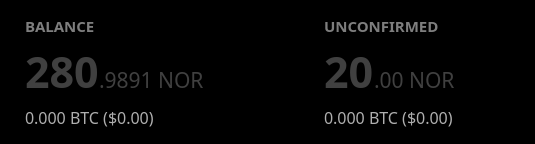
           <widget class="QFrame" name="balance_frame">
            <property name="enabled">
             <bool>true</bool>
            </property>
            <property name="palette">
             <palette>
              <active>
               <colorrole role="Button">
                <brush brushstyle="SolidPattern">
                 <color alpha="255">
                  <red>0</red>
                  <green>0</green>
                  <blue>0</blue>
                 </color>
                </brush>
               </colorrole>
               <colorrole role="Base">
                <brush brushstyle="SolidPattern">
                 <color alpha="255">
                  <red>0</red>
                  <green>0</green>
                  <blue>0</blue>
                 </color>
                </brush>
               </colorrole>
               <colorrole role="Window">
                <brush brushstyle="SolidPattern">
                 <color alpha="255">
                  <red>0</red>
                  <green>0</green>
                  <blue>0</blue>
                 </color>
                </brush>
               </colorrole>
              </active>
              <inactive>
               <colorrole role="Button">
                <brush brushstyle="SolidPattern">
                 <color alpha="255">
                  <red>0</red>
                  <green>0</green>
                  <blue>0</blue>
                 </color>
                </brush>
               </colorrole>
               <colorrole role="Base">
                <brush brushstyle="SolidPattern">
                 <color alpha="255">
                  <red>0</red>
                  <green>0</green>
                  <blue>0</blue>
                 </color>
                </brush>
               </colorrole>
               <colorrole role="Window">
                <brush brushstyle="SolidPattern">
                 <color alpha="255">
                  <red>0</red>
                  <green>0</green>
                  <blue>0</blue>
                 </color>
                </brush>
               </colorrole>
              </inactive>
              <disabled>
               <colorrole role="Button">
                <brush brushstyle="SolidPattern">
                 <color alpha="255">
                  <red>0</red>
                  <green>0</green>
                  <blue>0</blue>
                 </color>
                </brush>
               </colorrole>
               <colorrole role="Base">
                <brush brushstyle="SolidPattern">
                 <color alpha="255">
                  <red>0</red>
                  <green>0</green>
                  <blue>0</blue>
                 </color>
                </brush>
               </colorrole>
               <colorrole role="Window">
                <brush brushstyle="SolidPattern">
                 <color alpha="255">
                  <red>0</red>
                  <green>0</green>
                  <blue>0</blue>
                 </color>
                </brush>
               </colorrole>
              </disabled>
             </palette>
            </property>
            <property name="contextMenuPolicy">
             <enum>Qt::DefaultContextMenu</enum>
            </property>
            <property name="styleSheet">
             <string notr="true">background-color: rgb(0, 0, 0);
border:0;</string>
            </property>
            <property name="frameShape">
             <enum>QFrame::StyledPanel</enum>
            </property>
            <property name="frameShadow">
             <enum>QFrame::Plain</enum>
            </property>
            <property name="lineWidth">
             <number>1</number>
            </property>
            <layout class="QGridLayout" name="gridLayout">
             <property name="sizeConstraint">
              <enum>QLayout::SetDefaultConstraint</enum>
             </property>
             <property name="leftMargin">
              <number>25</number>
             </property>
             <property name="topMargin">
              <number>15</number>
             </property>
             <property name="rightMargin">
              <number>0</number>
             </property>
             <property name="bottomMargin">
              <number>15</number>
             </property>
             <property name="horizontalSpacing">
              <number>80</number>
             </property>
             <property name="verticalSpacing">
              <number>5</number>
             </property>
             <item row="1" column="0">
              <layout class="QHBoxLayout" name="horizontalLayout_7">
               <property name="spacing">
                <number>0</number>
               </property>
               <property name="topMargin">
                <number>0</number>
               </property>
               <item>
                <widget class="QLabel" name="labelBalance">
                 <property name="sizePolicy">
                  <sizepolicy hsizetype="Preferred" vsizetype="Preferred">
                   <horstretch>0</horstretch>
                   <verstretch>0</verstretch>
                  </sizepolicy>
                 </property>
                 <property name="font">
                  <font>
                   <family>NoirBold</family>
                   <pointsize>32</pointsize>
                   <weight>75</weight>
                   <italic>false</italic>
                   <bold>true</bold>
                  </font>
                 </property>
                 <property name="cursor">
                  <cursorShape>IBeamCursor</cursorShape>
                 </property>
                 <property name="toolTip">
                  <string>Your current balance</string>
                 </property>
                 <property name="styleSheet">
                  <string notr="true">color: #404040;</string>
                 </property>
                 <property name="text">
                  <string notr="true">280</string>
                 </property>
                 <property name="alignment">
                  <set>Qt::AlignBottom|Qt::AlignLeading|Qt::AlignLeft</set>
                 </property>
                 <property name="indent">
                  <number>0</number>
                 </property>
                 <property name="textInteractionFlags">
                  <set>Qt::NoTextInteraction</set>
                 </property>
                </widget>
               </item>
               <item>
                <widget class="QLabel" name="labelBalanceDecimal">
                 <property name="font">
                  <font>
                   <family>NoirRegular</family>
                   <pointsize>16</pointsize>
                  </font>
                 </property>
                 <property name="styleSheet">
                  <string notr="true">color: #404040;
padding-bottom:6;</string>
                 </property>
                 <property name="text">
                  <string>.9891 NOR</string>
                 </property>
                 <property name="alignment">
                  <set>Qt::AlignBottom|Qt::AlignLeading|Qt::AlignLeft</set>
                 </property>
                 <property name="indent">
                  <number>0</number>
                 </property>
                </widget>
               </item>
               <item>
                <spacer name="horizontalSpacer_6">
                 <property name="orientation">
                  <enum>Qt::Horizontal</enum>
                 </property>
                 <property name="sizeHint" stdset="0">
                  <size>
                   <width>40</width>
                   <height>20</height>
                  </size>
                 </property>
                </spacer>
               </item>
              </layout>
             </item>
             <item row="0" column="0">
              <widget class="QLabel" name="label">
               <property name="enabled">
                <bool>false</bool>
               </property>
               <property name="sizePolicy">
                <sizepolicy hsizetype="Preferred" vsizetype="Preferred">
                 <horstretch>0</horstretch>
                 <verstretch>0</verstretch>
                </sizepolicy>
               </property>
               <property name="font">
                <font>
                 <family>NoirBold</family>
                 <pointsize>11</pointsize>
                 <weight>75</weight>
                 <bold>true</bold>
                </font>
               </property>
               <property name="styleSheet">
                <string notr="true">color: rgb(126, 126, 126);</string>
               </property>
               <property name="text">
                <string>BALANCE</string>
               </property>
               <property name="textInteractionFlags">
                <set>Qt::NoTextInteraction</set>
               </property>
              </widget>
             </item>
             <item row="0" column="1">
              <widget class="QLabel" name="label_3">
               <property name="enabled">
                <bool>false</bool>
               </property>
               <property name="sizePolicy">
                <sizepolicy hsizetype="Preferred" vsizetype="Preferred">
                 <horstretch>0</horstretch>
                 <verstretch>0</verstretch>
                </sizepolicy>
               </property>
               <property name="font">
                <font>
                 <family>NoirBold</family>
                 <pointsize>11</pointsize>
                 <weight>75</weight>
                 <bold>true</bold>
                </font>
               </property>
               <property name="layoutDirection">
                <enum>Qt::LeftToRight</enum>
               </property>
               <property name="autoFillBackground">
                <bool>false</bool>
               </property>
               <property name="styleSheet">
                <string notr="true">color: rgb(126, 126, 126);</string>
               </property>
               <property name="text">
                <string>UNCONFIRMED</string>
               </property>
               <property name="alignment">
                <set>Qt::AlignLeading|Qt::AlignLeft|Qt::AlignVCenter</set>
               </property>
               <property name="indent">
                <number>-1</number>
               </property>
               <property name="textInteractionFlags">
                <set>Qt::NoTextInteraction</set>
               </property>
              </widget>
             </item>
             <item row="3" column="1">
              <widget class="QLabel" name="labelUnconfirmedUSD">
               <property name="enabled">
                <bool>false</bool>
               </property>
               <property name="font">
                <font>
                 <family>NoirLight</family>
                 <pointsize>12</pointsize>
                 <weight>50</weight>
                 <bold>false</bold>
                </font>
               </property>
               <property name="styleSheet">
                <string notr="true">color: rgb(175, 175, 175);
</string>
               </property>
               <property name="text">
                <string>0.000 BTC ($0.00)</string>
               </property>
               <property name="textInteractionFlags">
                <set>Qt::NoTextInteraction</set>
               </property>
              </widget>
             </item>
             <item row="3" column="0">
              <widget class="QLabel" name="labelBalanceUSD">
               <property name="palette">
                <palette>
                 <active>
                  <colorrole role="WindowText">
                   <brush brushstyle="SolidPattern">
                    <color alpha="255">
                     <red>175</red>
                     <green>175</green>
                     <blue>175</blue>
                    </color>
                   </brush>
                  </colorrole>
                  <colorrole role="Button">
                   <brush brushstyle="SolidPattern">
                    <color alpha="255">
                     <red>0</red>
                     <green>0</green>
                     <blue>0</blue>
                    </color>
                   </brush>
                  </colorrole>
                  <colorrole role="Text">
                   <brush brushstyle="SolidPattern">
                    <color alpha="255">
                     <red>175</red>
                     <green>175</green>
                     <blue>175</blue>
                    </color>
                   </brush>
                  </colorrole>
                  <colorrole role="ButtonText">
                   <brush brushstyle="SolidPattern">
                    <color alpha="255">
                     <red>175</red>
                     <green>175</green>
                     <blue>175</blue>
                    </color>
                   </brush>
                  </colorrole>
                  <colorrole role="Base">
                   <brush brushstyle="SolidPattern">
                    <color alpha="255">
                     <red>0</red>
                     <green>0</green>
                     <blue>0</blue>
                    </color>
                   </brush>
                  </colorrole>
                  <colorrole role="Window">
                   <brush brushstyle="SolidPattern">
                    <color alpha="255">
                     <red>0</red>
                     <green>0</green>
                     <blue>0</blue>
                    </color>
                   </brush>
                  </colorrole>
                 </active>
                 <inactive>
                  <colorrole role="WindowText">
                   <brush brushstyle="SolidPattern">
                    <color alpha="255">
                     <red>175</red>
                     <green>175</green>
                     <blue>175</blue>
                    </color>
                   </brush>
                  </colorrole>
                  <colorrole role="Button">
                   <brush brushstyle="SolidPattern">
                    <color alpha="255">
                     <red>0</red>
                     <green>0</green>
                     <blue>0</blue>
                    </color>
                   </brush>
                  </colorrole>
                  <colorrole role="Text">
                   <brush brushstyle="SolidPattern">
                    <color alpha="255">
                     <red>175</red>
                     <green>175</green>
                     <blue>175</blue>
                    </color>
                   </brush>
                  </colorrole>
                  <colorrole role="ButtonText">
                   <brush brushstyle="SolidPattern">
                    <color alpha="255">
                     <red>175</red>
                     <green>175</green>
                     <blue>175</blue>
                    </color>
                   </brush>
                  </colorrole>
                  <colorrole role="Base">
                   <brush brushstyle="SolidPattern">
                    <color alpha="255">
                     <red>0</red>
                     <green>0</green>
                     <blue>0</blue>
                    </color>
                   </brush>
                  </colorrole>
                  <colorrole role="Window">
                   <brush brushstyle="SolidPattern">
                    <color alpha="255">
                     <red>0</red>
                     <green>0</green>
                     <blue>0</blue>
                    </color>
                   </brush>
                  </colorrole>
                 </inactive>
                 <disabled>
                  <colorrole role="WindowText">
                   <brush brushstyle="SolidPattern">
                    <color alpha="255">
                     <red>175</red>
                     <green>175</green>
                     <blue>175</blue>
                    </color>
                   </brush>
                  </colorrole>
                  <colorrole role="Button">
                   <brush brushstyle="SolidPattern">
                    <color alpha="255">
                     <red>0</red>
                     <green>0</green>
                     <blue>0</blue>
                    </color>
                   </brush>
                  </colorrole>
                  <colorrole role="Text">
                   <brush brushstyle="SolidPattern">
                    <color alpha="255">
                     <red>175</red>
                     <green>175</green>
                     <blue>175</blue>
                    </color>
                   </brush>
                  </colorrole>
                  <colorrole role="ButtonText">
                   <brush brushstyle="SolidPattern">
                    <color alpha="255">
                     <red>175</red>
                     <green>175</green>
                     <blue>175</blue>
                    </color>
                   </brush>
                  </colorrole>
                  <colorrole role="Base">
                   <brush brushstyle="SolidPattern">
                    <color alpha="255">
                     <red>0</red>
                     <green>0</green>
                     <blue>0</blue>
                    </color>
                   </brush>
                  </colorrole>
                  <colorrole role="Window">
                   <brush brushstyle="SolidPattern">
                    <color alpha="255">
                     <red>0</red>
                     <green>0</green>
                     <blue>0</blue>
                    </color>
                   </brush>
                  </colorrole>
                 </disabled>
                </palette>
               </property>
               <property name="font">
                <font>
                 <family>NoirLight</family>
                 <pointsize>12</pointsize>
                 <weight>50</weight>
                 <bold>false</bold>
                </font>
               </property>
               <property name="styleSheet">
                <string notr="true">color: rgb(175, 175, 175);
</string>
               </property>
               <property name="text">
                <string>0.000 BTC ($0.00)</string>
               </property>
               <property name="textInteractionFlags">
                <set>Qt::NoTextInteraction</set>
               </property>
              </widget>
             </item>
             <item row="1" column="1">
              <layout class="QHBoxLayout" name="horizontalLayout_9">
               <property name="spacing">
                <number>0</number>
               </property>
               <item>
                <widget class="QLabel" name="labelUnconfirmed">
                 <property name="enabled">
                  <bool>false</bool>
                 </property>
                 <property name="sizePolicy">
                  <sizepolicy hsizetype="Preferred" vsizetype="Preferred">
                   <horstretch>0</horstretch>
                   <verstretch>0</verstretch>
                  </sizepolicy>
                 </property>
                 <property name="font">
                  <font>
                   <family>NoirBold</family>
                   <pointsize>32</pointsize>
                   <weight>75</weight>
                   <italic>false</italic>
                   <bold>true</bold>
                  </font>
                 </property>
                 <property name="cursor">
                  <cursorShape>IBeamCursor</cursorShape>
                 </property>
                 <property name="toolTip">
                  <string>Total of transactions that have yet to be confirmed, and do not yet count toward the current balance</string>
                 </property>
                 <property name="layoutDirection">
                  <enum>Qt::LeftToRight</enum>
                 </property>
                 <property name="styleSheet">
                  <string notr="true">color: #404040;</string>
                 </property>
                 <property name="text">
                  <string notr="true">20</string>
                 </property>
                 <property name="alignment">
                  <set>Qt::AlignLeading|Qt::AlignLeft|Qt::AlignVCenter</set>
                 </property>
                 <property name="textInteractionFlags">
                  <set>Qt::NoTextInteraction</set>
                 </property>
                </widget>
               </item>
               <item>
                <widget class="QLabel" name="labelUnconfirmedDecimal">
                 <property name="font">
                  <font>
                   <family>NoirRegular</family>
                   <pointsize>16</pointsize>
                  </font>
                 </property>
                 <property name="styleSheet">
                  <string notr="true">color: #404040;
padding-bottom:6;</string>
                 </property>
                 <property name="text">
                  <string>.00 NOR</string>
                 </property>
                 <property name="alignment">
                  <set>Qt::AlignBottom|Qt::AlignLeading|Qt::AlignLeft</set>
                 </property>
                 <property name="indent">
                  <number>0</number>
                 </property>
                </widget>
               </item>
               <item>
                <spacer name="horizontalSpacer_5">
                 <property name="orientation">
                  <enum>Qt::Horizontal</enum>
                 </property>
                 <property name="sizeHint" stdset="0">
                  <size>
                   <width>40</width>
                   <height>20</height>
                  </size>
                 </property>
                </spacer>
               </item>
              </layout>
             </item>
             <item row="3" column="2">
              <spacer name="horizontalSpacer_3">
               <property name="orientation">
                <enum>Qt::Horizontal</enum>
               </property>
               <property name="sizeHint" stdset="0">
                <size>
                 <width>40</width>
                 <height>20</height>
                </size>
               </property>
              </spacer>
             </item>
            </layout>
           </widget>
